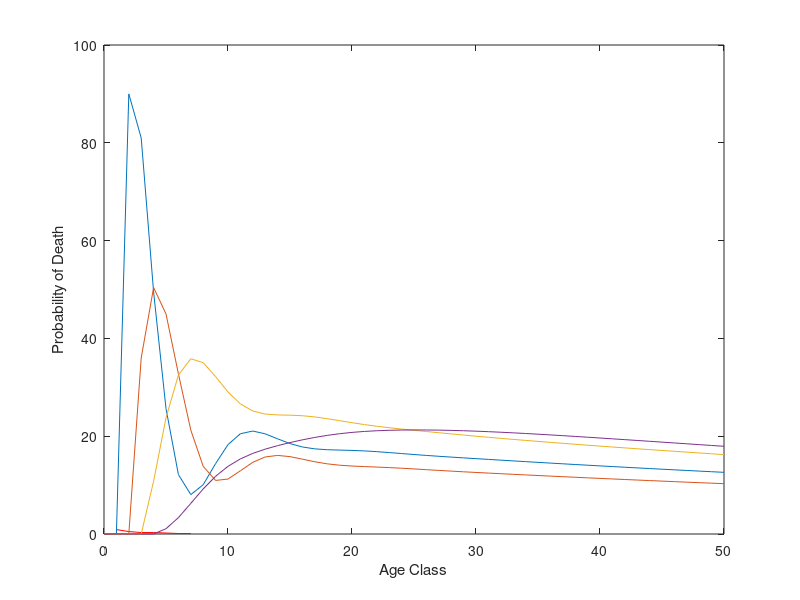
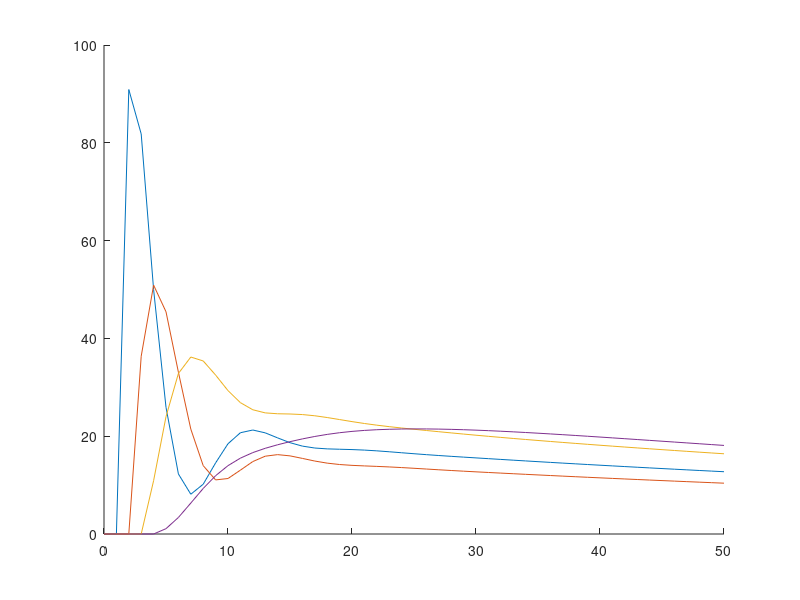
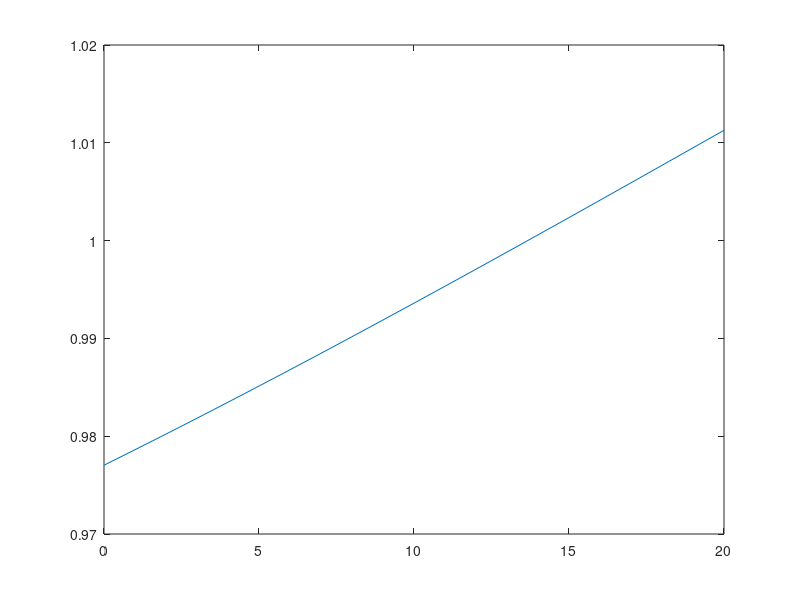

MATLAB code for these plots, in order: (Note: this script raises an error after producing the figures.)
%Question 2
%Move all into same document
%Most dangerous age class is (1)
ageclass = [1,2,3,4,5,6,7];
%To get probdeath do 1 - (g_i+p_i)
probdeath = [0.9,0.5,0.3,0.3,0.2,0.1,0.1];
plot(ageclass,probdeath,'red')
xlabel('Age Class')
ylabel('Probability of Death')
%Question 3
A=[0,0,0,0,8,18,4;0.1,0.2,0,0,0,0,0;0,0.3,0.4,0,0,0,0;0,0,0.3,0.3,0,0,0;0,0,0,0.4,0.5,0,0;0,0,0,0,0.3,0.8,0;0,0,0,0,0,0.1,0.9];
lambda = max(eig(A));                        

G_i = [0.1,0.3,0.3,0.4,0.3,0.1,0];
v = ones(1,7);
%Calculate stable age distribution
for x =2:numel(G_i)
    v(x) = (G_i(x-1).*v(x-1))/lambda;
end


%Question 4
t = linspace(0,50,51);
%Initialises column vector given in question.
N0=[0,1000,0,0,0,0,0]';
%Initialise a 7x50 matrix to overwrite values with.
storeN = zeros(7,50);
%Initialise first column as N0
storeN(:,1) = storeN(:,1) + N0;
%Loops the required times, updating each successive column with the
%previous column, multiplied on the left by the 7x7 matrix A.
for i = 1:50
    storeN(:,i+1) = A*storeN(:,i);
end
%Extracts rows 4,5,6 and 7 which store the data for N4,N5,N6 and N7
N4 = storeN(4,:);
N5 = storeN(5,:);
N6 = storeN(6,:);
N7 = storeN(7,:);
%Plots this data against the values of t. ADD A LEGEND.
hold on
plot(t,N4)
plot(t,N5)
plot(t,N6)
plot(t,N7)
hold off

%calculates Ni/lambda for i=4,5,6,7
N4lambda = N4/lambda;
N5lambda = N5/lambda;
N6lambda = N6/lambda;
N7lambda = N7/lambda;

figure()
hold on
plot(t,N4lambda)
plot(t,N5lambda)
plot(t,N6lambda)
plot(t,N7lambda)
hold off

%Question 5
Aprime = A;
domeigchange = ones(1,20);
A(1,5);
for x =0:20
    Aprime(1,5) = x;
    domeigchange(x+1) = max(eig(Aprime));   
end
lst = linspace(0,20,21);
%Finds position of lowest F5, 15th entry of array therefore lowest F5 value
%is 15-1=14
F5grow = find(domeigchange>1,1);
%Smallest value of F5 that will give growth

%Increasing fecundity in growth stage 5 increases the population. If F5>=14
%you get an increase in population. Biologically realistic.
figure()
plot(lst,domeigchange);
yline(1);

%Smallest value of growth when it just goes greater than 1.

%Question 6
%Initialises matrix which will be used for changing P3
A3 = A;
%Loop for P3
step = (0:0.01:1);
%Initialise list of eigenvalues
P3eig = ones(1,101);
for i=1:length(step)
    %changes values of P3, increases by 0.01 each time
    A3(3,3) = step(i);
    %calculates max eigenvalue for current matrix
    P3eig(i) = max(eig(A3));
end

A6 = A;
%Initialise list of eigenvalues
P6eig = ones(1,101);
for i=1:length(step)
    %changes values of P6, increases by 0.01 each time
    A6(6,6) = step(i);
    %calculates max eigenvalue for current matrix
    P6eig(i) = max(eig(A6));
end

%Axis labels
figure()
hold on
plot(step,P3eig)
plot(step,P6eig)
yline(1)
legend('P3','P6')
%Best to increase P3 over P6. P3 reaches growth faster than P6. Increase
%survival rate of large juveniles. P3 starts lower, easier to increase
%whereas increasing P6 to 1 would be very difficult. Increasing
%survivability may have a knock-on effect when protecting in P6.

%Question 7
[V,D,W] = eig(A);
w = W(:,6);

%Question 8
v = V(:,6);
vdotw = dot(v,w);
%Initialises a 7x7 matrix
E = zeros(7);
%Initialises an array of numbers 1 to 7 to iterate over in the following
%loop
seven = linspace(1,7,7);
%Double for loop allows us to iterate over elements i,j
for i=seven
    for j=seven
        %Formula for matrix e_ij given in the quewstion
        E(i,j) = (A(i,j)/lambda)*(w(i)*v(j))/vdotw;
    end
end
%Extract elements from our matrix e to plot.
P_i = diag(E);
G_inew = diag(E,-1);
G_inew(7) = 0;
F_i = E(1,:);

figure();
hold on
plot(seven,P_i,'-x')
plot(seven,G_inew,'-o')
plot(seven,F_i,'-*')
legend('P_i','G_i','F_i')
xlabel('Growth Stages')
ylabel('Elasticity')
hold off